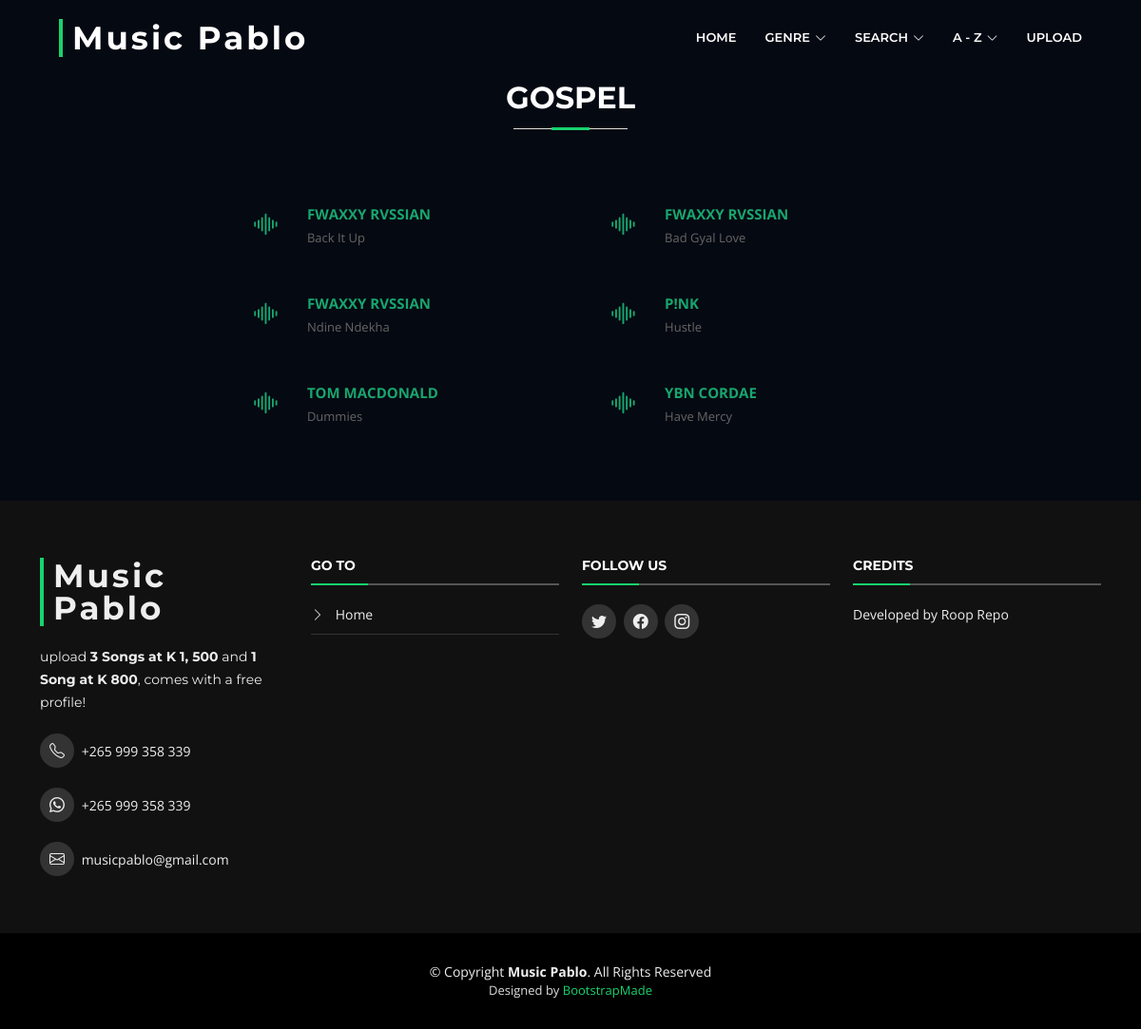
The page /genre/gospel.php on the database its author committed.
### tables this page shows
CREATE TABLE `songs` (
  `id` int(200) NOT NULL,
  `artist` varchar(200) NOT NULL,
  `title` varchar(200) NOT NULL,
  `genre` varchar(200) NOT NULL,
  `song` varchar(200) NOT NULL,
  `artwork` varchar(200) NOT NULL,
  `time` varchar(200) NOT NULL,
  `date` varchar(200) NOT NULL,
  `downloads` int(200) NOT NULL,
  `link` varchar(2000) NOT NULL
);

### genre/gospel.php (the view, shortened to what this page needs)
<?php
  include '../conn.php';
?>
<!DOCTYPE html>
<html lang="en">
<head>
  <link href="../assets/vendor/animate.css/animate.min.css" rel="stylesheet">
  <link href="../assets/vendor/aos/aos.css" rel="stylesheet">
  <link href="../assets/vendor/bootstrap/css/bootstrap.min.css" rel="stylesheet">
  <link href="../assets/vendor/bootstrap-icons/bootstrap-icons.css" rel="stylesheet">
  <link href="../assets/vendor/glightbox/css/glightbox.min.css" rel="stylesheet">
  <link href="../assets/vendor/swiper/swiper-bundle.min.css" rel="stylesheet">
  <link href="../assets/css/style.css" rel="stylesheet">
</head>
<body>
  <header id="header" class="fixed-top d-flex align-items-center header-transparent">
    <div class="container-fluid">
      <div class="row justify-content-center align-items-center">
        <div class="col-xl-11 d-flex align-items-center justify-content-between">
          <h1 class="logo"><a href="../index.php">Music Pablo</a></h1>
          <nav id="navbar" class="navbar">
            <ul>
              <li><a class="nav-link scrollto" href="../index.php">Home</a></li>
              <li class="dropdown"><a href="#"><span>Genre</span> <i class="bi bi-chevron-down"></i></a>
              </li>
              <li class="dropdown"><a href="#"><span>Search</span> <i class="bi bi-chevron-down"></i></a>
              </li>
              <li class="dropdown dropdown1"><a href="#"><span>A - Z</span> <i class="bi bi-chevron-down"></i></a>
              </li>
              <li><a class="nav-link scrollto" href="#footer">Upload</a></li>
            </ul>
          </nav>
        </div>
      </div>
    </div>
  </header>
  <main id="main">
    <section id="topten">
      <div class="container" data-aos="fade-up">
        <header class="section-header section-header-new">
          <br>
          <h3>Gospel</h3>
        </header>
        <br>
        <div class="row">
        <div class="col-12 box1" data-aos="fade-up" data-aos-delay="100">
            <br>
            <?php
            $sql = "SELECT * FROM songs WHERE genre='Gospel' ORDER BY artist";
            $result = mysqli_query($conn,$sql);
            while($row=mysqli_fetch_array($result)){
              $artist = $row['artist'];
              $title = $row['title'];
              $link = $row['link'];
              echo"
              <div class='col-12 col-lg-4 col-md-4 boxSmall p-2'>
                <div class='single-artist'>
                  <div class='col-3'>
                    <a href='$link'><span class='bi bi-soundwave iconx'></span></a>
                  </div>
                  <div class='col-9 small-box-one'>
                    <p><span class='aname'><a href='$link'>$artist</a></span><br><span class='sname'>$title</span></p>
                  </div>
                </div>
              </div>
              ";
            }
            ?>
          </div>
        </div>
      </div>
    </section>
  </main>
  <footer id="footer">
    <div class="footer-top">
      <div class="container">
        <div class="row">
          <div class="col-lg-3 col-md-6 footer-info">
            <h3>Music Pablo</h3>
            <p>
              upload <b>3 Songs at K 1, 500</b> and <b>1 Song at K 800</b>, comes with a free profile!
            </p>
            <br>
            <div class="social-links">
              <a href="tel:+265999358339" class="twitter"><i class="bi bi-telephone"></i></a> +265 999 358 339<br><br>
              <a href="tel:+265999358339" class="facebook"><i class="bi bi-whatsapp"></i></a> +265 999 358 339<br><br>
              <a href="mailto:musicpablo@gmail.com" class="instagram"><i class="bi bi-envelope"></i></a> musicpablo@gmail.com
            </div>
          </div>
          <div class="col-lg-3 col-md-6 footer-links">
            <h4>Go To</h4>
            <ul>
              <li><i class="bi bi-chevron-right"></i> <a href="../index.php">Home</a></li>
            </ul>
          </div>
          <div class="col-lg-3 col-md-6 footer-contact">
            <h4>Follow Us</h4>
            <div class="social-links">
              <a href="#" class="twitter"><i class="bi bi-twitter"></i></a>
              <a href="#" class="facebook"><i class="bi bi-facebook"></i></a>
              <a href="#" class="instagram"><i class="bi bi-instagram"></i></a>
            </div>
          </div>
          <div class="col-lg-3 col-md-6 footer-newsletter">
            <h4>Credits</h4>
            <p>Developed by Roop Repo</p>
          </div>
        </div>
      </div>
    </div>
    <div class="container">
      <div class="copyright">
        &copy; Copyright <strong>Music Pablo</strong>. All Rights Reserved
      </div>
      <div class="credits">
        Designed by <a href="https://bootstrapmade.com/">BootstrapMade</a>
      </div>
    </div>
  </footer>
</body>
</html>

### assets/css/style.css (style rules this page uses)
body { background: #fff; color: #666666; font-family: "Open Sans", sans-serif; }
a { color: #18d26e; transition: 0.5s; text-decoration: none; }
p { padding: 0; margin: 0 0 30px 0; }
h1, h2, h3, h4, h5, h6 { font-family: "Montserrat", sans-serif; font-weight: 400; margin: 0 0 20px 0; padding: 0; }
#header { transition: all 0.5s; z-index: 997; background: rgba(0, 0, 0, 0.9); height: 80px; }
#header.header-transparent { background: transparent; }
#header .logo { font-size: 34px; margin: 0; padding: 0; font-family: "Montserrat", sans-serif; font-weight: 700; letter-spacing: 3px; padding-left: 10px; border-left: 4px solid #18d26e; }
#header .logo a { color: #fff; }
.navbar { padding: 0; }
.navbar ul { margin: 0; padding: 0; display: flex; list-style: none; align-items: center; }
.navbar li { position: relative; }
.navbar a, .navbar a:focus { display: flex; align-items: center; justify-content: space-between; padding: 10px 0 10px 30px; font-family: "Montserrat", sans-serif; font-size: 13px; font-weight: 600; color: #fff; white-space: nowrap; text-transform: uppercase; transition: 0.3s; }
.navbar a i, .navbar a:focus i { font-size: 12px; line-height: 0; margin-left: 5px; }
section { overflow: hidden; }
.section-header h3 { font-size: 32px; color: #111; text-transform: uppercase; text-align: center; font-weight: 700; position: relative; padding-bottom: 15px; }
.section-header h3::before { content: ""; position: absolute; display: block; width: 120px; height: 1px; background: #ddd; bottom: 1px; left: calc(50% - 60px); }
.section-header h3::after { content: ""; position: absolute; display: block; width: 40px; height: 3px; background: #18d26e; bottom: 0; left: calc(50% - 20px); }
#topten { background: rgb(0, 0, 0) center top no-repeat fixed; background-size: cover; padding: 60px 0 40px 0; position: relative; }
#topten::before { content: ""; position: absolute; left: 0; right: 0; top: 0; bottom: 0; background: rgb(5, 9, 18); z-index: 9; }
#topten .container { position: relative; z-index: 10; }
#footer { background: #000; padding: 0 0 30px 0; color: #eee; font-size: 14px; }
#footer .footer-top { background: #111; padding: 60px 0 30px 0; }
#footer .footer-top .footer-info { margin-bottom: 30px; }
#footer .footer-top .footer-info h3 { font-size: 34px; margin: 0 0 20px 0; padding: 2px 0 2px 10px; line-height: 1; font-family: "Montserrat", sans-serif; font-weight: 700; letter-spacing: 3px; border-left: 4px solid #18d26e; }
#footer .footer-top .footer-info p { font-size: 14px; line-height: 24px; margin-bottom: 0; font-family: "Montserrat", sans-serif; color: #eee; }
#footer .footer-top .social-links a { display: inline-block; background: #333; color: #eee; line-height: 1; margin-right: 4px; border-radius: 50%; width: 36px; height: 36px; transition: 0.3s; display: inline-flex; align-items: center; justify-content: center; }
#footer .footer-top .social-links a i { line-height: 0; font-size: 16px; }
#footer .footer-top h4 { font-size: 14px; font-weight: bold; color: #fff; text-transform: uppercase; position: relative; padding-bottom: 12px; }
#footer .footer-top h4::before, #footer .footer-top h4::after { content: ""; position: absolute; left: 0; bottom: 0; height: 2px; }
#footer .footer-top h4::before { right: 0; background: #555; }
#footer .footer-top h4::after { background: #18d26e; width: 60px; }
#footer .footer-top .footer-links { margin-bottom: 30px; }
#footer .footer-top .footer-links ul { list-style: none; padding: 0; margin: 0; }
#footer .footer-top .footer-links ul i { padding-right: 8px; color: #ddd; }
#footer .footer-top .footer-links ul li { border-bottom: 1px solid #333; padding: 10px 0; }
#footer .footer-top .footer-links ul li:first-child { padding-top: 0; }
#footer .footer-top .footer-links ul a { color: #eee; }
#footer .footer-top .footer-contact { margin-bottom: 30px; }
#footer .footer-top .footer-newsletter { margin-bottom: 30px; }
#footer .copyright { text-align: center; padding-top: 30px; }
#footer .credits { text-align: center; font-size: 13px; color: #ddd; }

### genre/gospel.php (style rules this page uses)
.section-header-new h3 { color: #fff; }
.aname { color: #fff; font-weight: bold; text-transform: uppercase; font-size: 15px; }
.aname a { color: #18A66E; }
.sname { text-transform: capitalize; font-size: 13px; }
.iconx { font-size: 30px; color: #18A66E; }
.box1 { text-align: center; }
.box1 .boxSmall { display: inline-flex; }
.single-artist { width: 100%; display: inline-flex; }
.small-box-one { text-align: left; }

### rows shown on the page
songs: artist "FWAXXY RVSSIAN", title "Back It Up"
songs: artist "FWAXXY RVSSIAN", title "Bad Gyal Love"
songs: artist "FWAXXY RVSSIAN", title "Ndine Ndekha"
songs: artist "P!NK", title "Hustle"
songs: artist "TOM MACDONALD", title "Dummies"
songs: artist "YBN CORDAE", title "Have Mercy"
